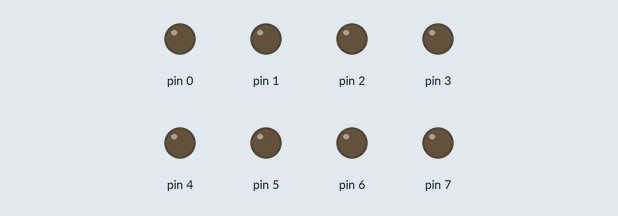
This sketch was run on a simulated Arduino Uno, built with avr-gcc and run on an emulated ATmega328P. Parts: output pins drawn as LEDs (lit = HIGH).

Above: at 0.05 s.
At 0.55 s:
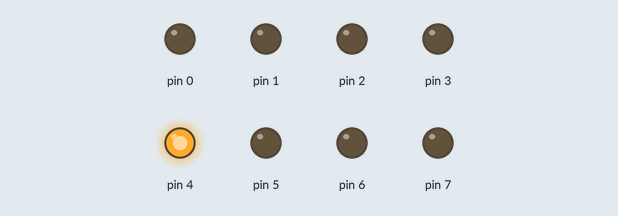
At 1.05 s:
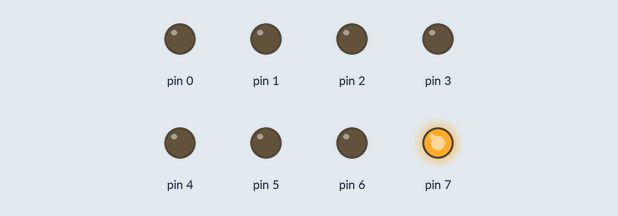
At 2.05 s:
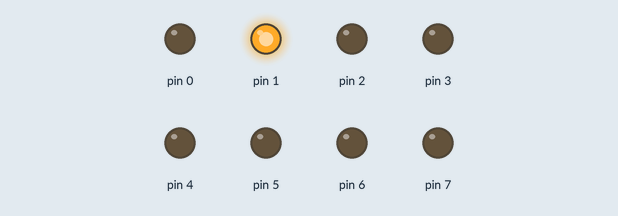
At 3.05 s:
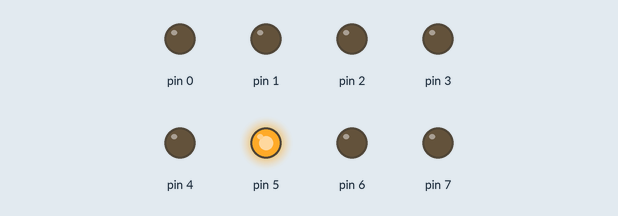
At 4.05 s:
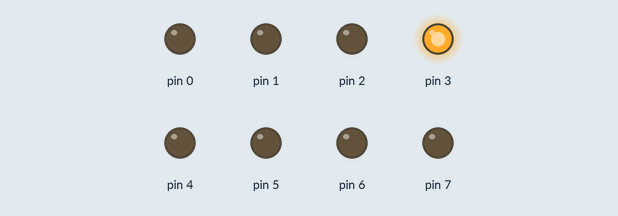
Timing chart, 0 to 4.3 s (numbered marks = the images above):
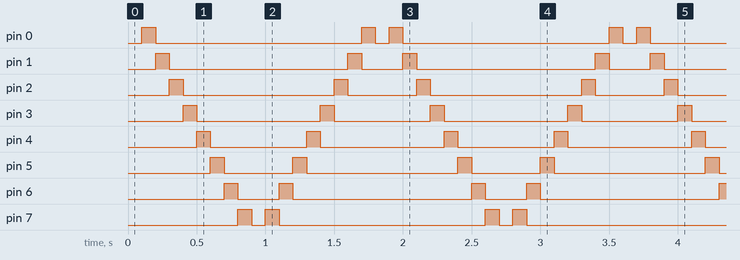

The sketch:

checkpoint1.ino
```cpp
byte data = B00000001;
byte shift = 0;
byte max = 8;

void setup() { // 將 Digital Pin 0-7 設定為輸出
DDRD = B11111111;
}
void led_l(){
PORTD = B00000000; //關閉全部 LED
delay(100);
data=B00000001;
for(byte i=0; i<8; i++) {
  PORTD = data;
delay(100);
  data=data<<1; //左旋轉
}
}
void led_r(){
PORTD = B00000000;
delay(100);
data = B10000000;
for(byte i=0; i<8; i++){
PORTD = data;
delay(100);
data=data>>1; // 右旋轉
  }
}
void loop() {
led_l();
led_r();
}
```

Measured:
- by itself, pin 0: repeats every 1.8 s: LOW 1.5 s, HIGH 0.10 s, LOW 0.10 s, HIGH 0.10 s
- by itself, pin 1: repeats every 1.8 s: LOW 1.3 s, HIGH 0.10 s, LOW 0.30 s, HIGH 0.10 s
- by itself, pin 2: repeats every 1.8 s: LOW 1.1 s, HIGH 0.10 s, LOW 0.50 s, HIGH 0.10 s
- by itself, pin 3: repeats every 1.8 s: LOW 0.90 s, HIGH 0.10 s, LOW 0.70 s, HIGH 0.10 s
- by itself, pin 4: repeats every 1.8 s: LOW 0.70 s, HIGH 0.10 s, LOW 0.90 s, HIGH 0.10 s
- by itself, pin 5: repeats every 1.8 s: LOW 0.50 s, HIGH 0.10 s, LOW 1.1 s, HIGH 0.10 s
- by itself, pin 6: repeats every 1.8 s: LOW 0.30 s, HIGH 0.10 s, LOW 1.3 s, HIGH 0.10 s
- by itself, pin 7: repeats every 1.8 s: LOW 0.10 s, HIGH 0.10 s, LOW 1.5 s, HIGH 0.10 s
